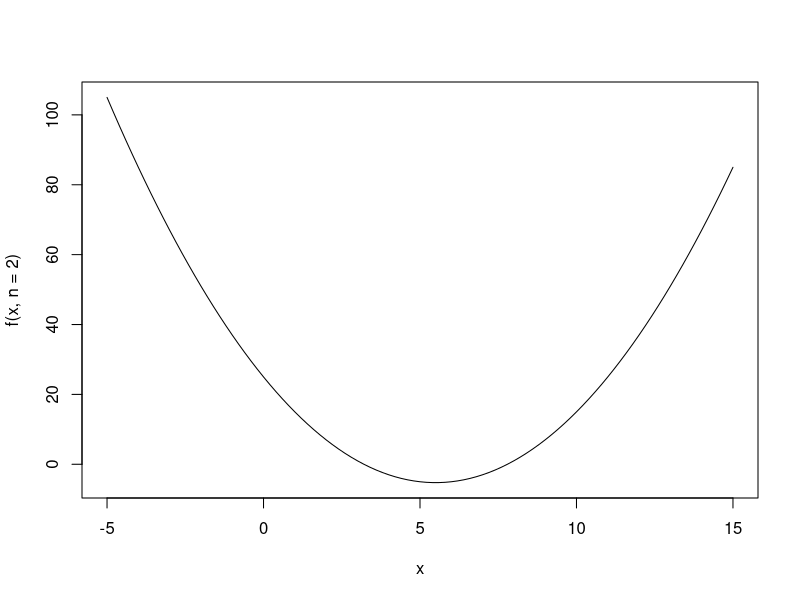
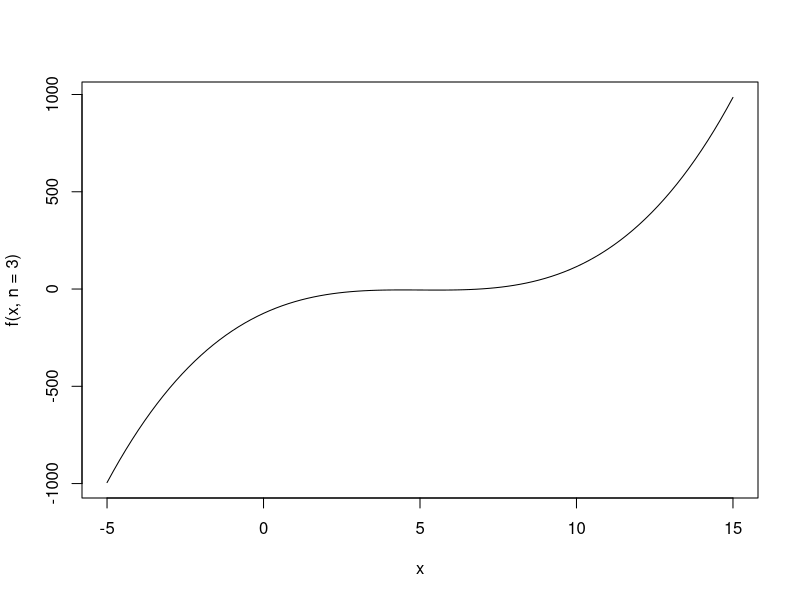
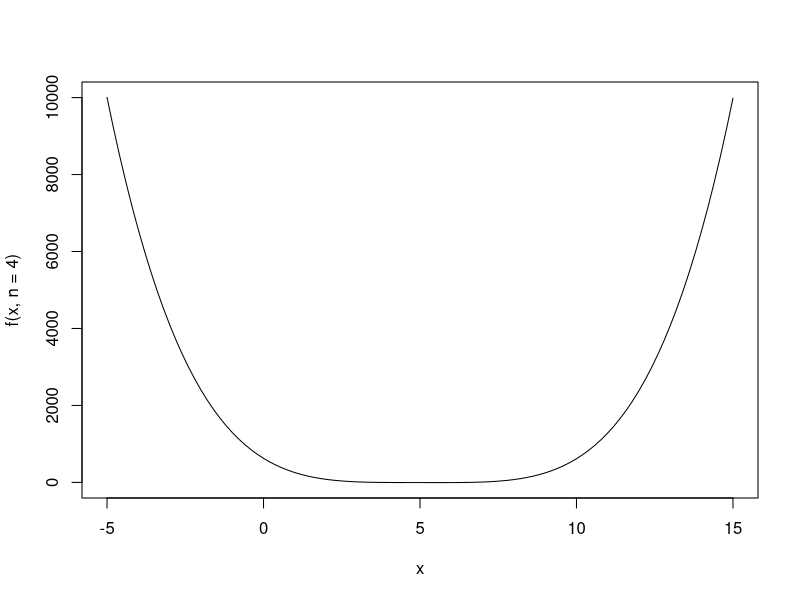
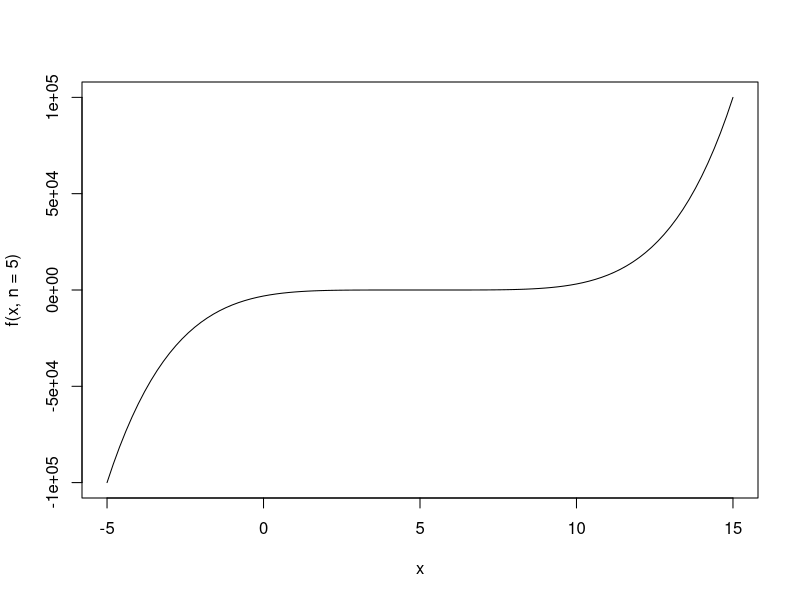

Write the R code that produced these figures, in order.
f <- function(x, n) (x - 5)^n - x
curve(f(x, n=2), -5, 15)
optimize(f, c(-5, 15), n=2)
curve(f(x, n=3), -5, 15)
optimize(f, c(-5, 15), n=3)
curve(f(x, n=4), -5, 15)
optimize(f, c(-5, 15), n=4)
curve(f(x, n=5), -5, 15)
optimize(f, c(-5, 15), n=5)